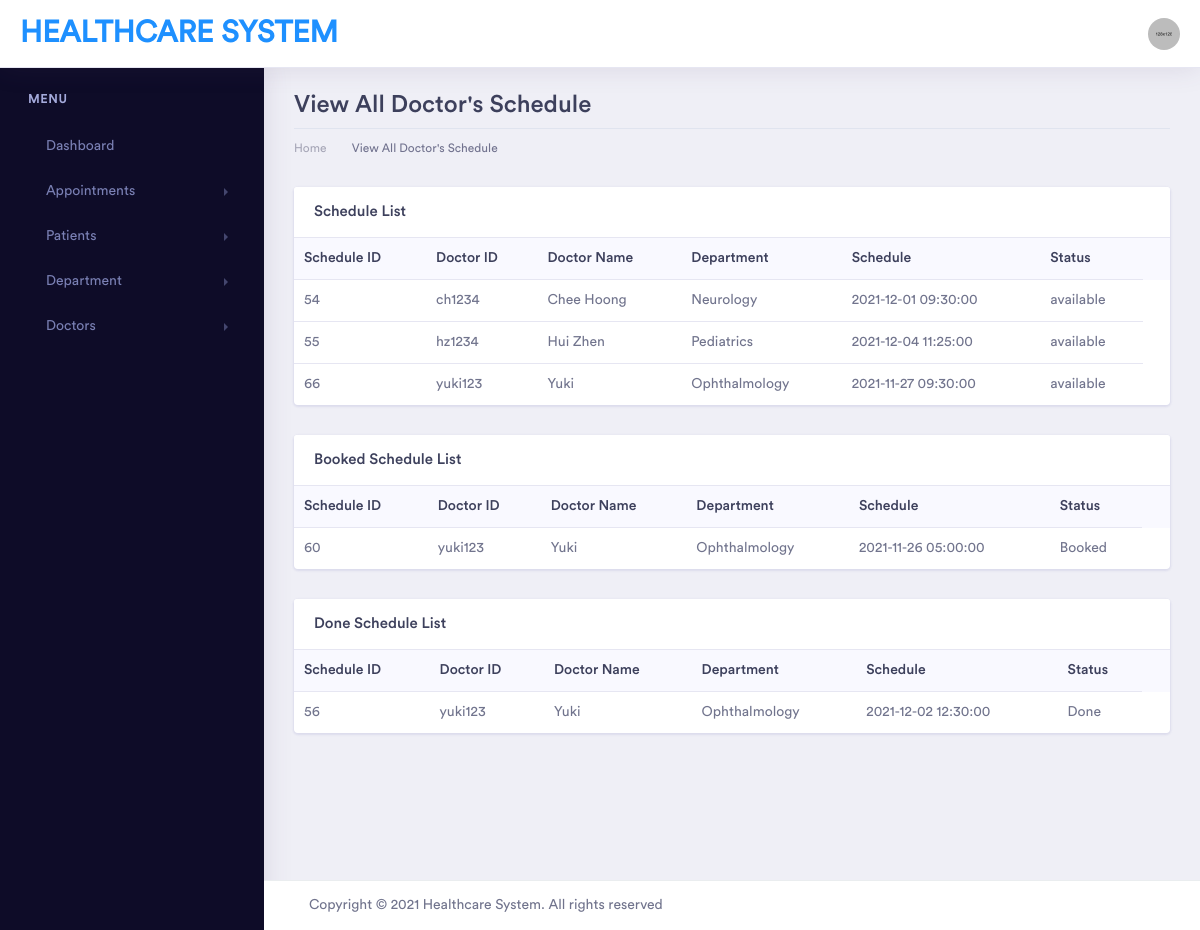
Screenshot of /dashboard/viewDocSched.php (signed in) with the database file from the repository.
### tables this page shows
CREATE TABLE `doc_sched` (
  `sched_id` int(11) NOT NULL,
  `doc_id` varchar(20) NOT NULL,
  `doc_dept` varchar(30) NOT NULL,
  `sched_datetime` datetime NOT NULL,
  `sched_status` text NOT NULL
);

CREATE TABLE `doctors` (
  `docFname` varchar(20) NOT NULL,
  `docLname` varchar(20) NOT NULL,
  `docID` varchar(10) NOT NULL,
  `docEmail` varchar(50) NOT NULL,
  `docPhone` varchar(15) NOT NULL,
  `docDepartment` varchar(25) NOT NULL,
  `docGender` varchar(10) NOT NULL,
  `docPw` varchar(20) NOT NULL
);

### dashboard/viewDocSched.php (the view, shortened to what this page needs)
<!doctype html>
<html lang="en">
<head>
    <link rel="stylesheet" href="./assets/vendor/bootstrap/css/bootstrap.min.css">
    <link href="./assets/vendor/fonts/circular-std/style.css" rel="stylesheet">
    <link rel="stylesheet" href="./assets/libs/css/style.css">
    <link rel="stylesheet" href="./assets/vendor/fonts/fontawesome/css/fontawesome-all.css">
    <link rel="stylesheet" href="./assets/vendor/charts/chartist-bundle/chartist.css">
    <link rel="stylesheet" href="./assets/vendor/charts/morris-bundle/morris.css">
    <link rel="stylesheet" href="./assets/vendor/fonts/material-design-iconic-font/css/materialdesignicons.min.css">
    <link rel="stylesheet" href="./assets/vendor/charts/c3charts/c3.css">
    <link rel="stylesheet" href="./assets/vendor/fonts/flag-icon-css/flag-icon.min.css">
</head>
<body>
    <div class="dashboard-main-wrapper">
        <div class="dashboard-header">
            <nav class="navbar navbar-expand-lg bg-white fixed-top">
                <a class="navbar-brand" href="index.php" style="color:dodgerblue">Healthcare System</a>
                <div class="collapse navbar-collapse " id="navbarSupportedContent">
                    <ul class="navbar-nav ml-auto navbar-right-top">
                        <li class="nav-item dropdown nav-user">
                            <a class="nav-link nav-user-img" href="#" id="navbarDropdownMenuLink2" data-toggle="dropdown" aria-haspopup="true" aria-expanded="false"><img src="assets/images/avatar-1.jpg" alt="" class="user-avatar-md rounded-circle"></a>
                        </li>
                    </ul>
                </div>
            </nav>
        </div>
        <?php include("includes/sidebar.php") ?>
        <div class="dashboard-wrapper">
            <div class="dashboard-ecommerce">
                <div class="container-fluid dashboard-content ">
					<div class="row">
                        <div class="col-xl-12 col-lg-12 col-md-12 col-sm-12 col-12">
                            <div class="page-header">
                                <h2 class="pageheader-title">View All Doctor's Schedule</h2>
								<div class="page-breadcrumb">
                                    <nav aria-label="breadcrumb">
                                        <ol class="breadcrumb">
                                            <li class="breadcrumb-item"><a href="index.php" class="breadcrumb-link">Home</a></li>
                                            <li class="breadcrumb-item active" aria-current="page">View All Doctor's Schedule</li>
                                        </ol>
                                    </nav>
                                </div>
                            </div>
                        </div>
                    </div>
                    <div class="ecommerce-widget">
						<div class="row">
                            <div class="col-xl-12 col-lg-12 col-md-12 col-sm-12 col-12">
                                <div class="card">
                                    <h5 class="card-header">Schedule List</h5>
                                    <div class="card-body p-0">
                                        <div class="table-responsive">
                                            <?php
                                                $conn = new mysqli ('localhost', 'root','','health_appointment');
                                                $query = "SELECT doc_sched.sched_id, doc_sched.doc_id, doctors.docFname, doc_sched.doc_dept, doc_sched.sched_datetime, doc_sched.sched_status
                                                            FROM doc_sched INNER JOIN doctors ON doc_sched.doc_id = doctors.docID AND DATE(doc_sched.sched_datetime) >= CURDATE() AND doc_sched.sched_status = 'available'";
                                                $result = mysqli_query($conn,$query);
                                            ?>
                                            <table class="table" id="docinfo">
                                                <thead class="bg-light">
                                                    <tr class="border-0">
                                                        <th class="border-0">Schedule ID</th>
                                                        <th class="border-0">Doctor ID</th>
                                                        <th class="border-0">Doctor Name</th>
                                                        <th class="border-0">Department</th>
                                                        <th class="border-0">Schedule</th>
                                                        <th class="border-0">Status</th>
                                                        <th class="border-0"></th>
                                                    </tr>
                                                </thead>
                                                <tbody id="doclist">
                                                    <?php
                                                        if(mysqli_num_rows($result) > 0 ){
                                                            while($row = mysqli_fetch_array($result) ){
                                                    ?>
                                                                <tr>
                                                                    <td><?php echo $row['sched_id']; ?></td>
                                                                    <td><?php echo $row['doc_id']; ?></td>
                                                                    <td><?php echo $row['docFname']; ?></td>
                                                                    <td><?php echo $row['doc_dept']; ?></td>
                                                                    <td><?php echo $row['sched_datetime']; ?></td>
                                                                    <td><?php echo $row['sched_status']; ?></td>
                                                                </tr>
                                                    <?php
                                                            }
                                                        }
                                                        else{
                                                            echo "<td> No record found </td>";
                                                        }
                                                    ?>
                                                </tbody>
                                            </table>
                                        </div>
                                    </div>
                                </div>
                            </div>
                        </div>
                        <div class="row">
                            <div class="col-xl-12 col-lg-12 col-md-12 col-sm-12 col-12">
                                <div class="card">
                                    <h5 class="card-header"> Booked Schedule List</h5>
                                    <div class="card-body p-0">
                                        <div class="table-responsive">
                                            <?php
                                                $conn = new mysqli ('localhost', 'root','','health_appointment');
                                                $query = "SELECT doc_sched.sched_id, doc_sched.doc_id, doctors.docFname, doc_sched.doc_dept, doc_sched.sched_datetime, doc_sched.sched_status
                                                            FROM doc_sched INNER JOIN doctors ON doc_sched.doc_id = doctors.docID AND DATE(doc_sched.sched_datetime) >= CURDATE() AND doc_sched.sched_status = 'Booked'";
                                                $result = mysqli_query($conn,$query);
                                            ?>
                                            <table class="table" id="docinfo">
                                                <thead class="bg-light">
                                                    <tr class="border-0">
                                                        <th class="border-0">Schedule ID</th>
                                                        <th class="border-0">Doctor ID</th>
                                                        <th class="border-0">Doctor Name</th>
                                                        <th class="border-0">Department</th>
                                                        <th class="border-0">Schedule</th>
                                                        <th class="border-0">Status</th>
                                                        <th class="border-0"></th>
                                                    </tr>
                                                </thead>
                                                <tbody id="doclist">
                                                    <?php
                                                        if(mysqli_num_rows($result) > 0 ){
                                                            while($row = mysqli_fetch_array($result) ){
                                                    ?>
                                                                <tr>
                                                                    <td><?php echo $row['sched_id']; ?></td>
                                                                    <td><?php echo $row['doc_id']; ?></td>
                                                                    <td><?php echo $row['docFname']; ?></td>
                                                                    <td><?php echo $row['doc_dept']; ?></td>
                                                                    <td><?php echo $row['sched_datetime']; ?></td>
                                                                    <td><?php echo $row['sched_status']; ?></td>
                                                                </tr>
                                                    <?php
                                                            }
                                                        }
                                                        else{
                                                            echo "<td> No record found </td>";
                                                        }
                                                    ?>
                                                </tbody>
                                            </table>
                                        </div>
                                    </div>
                                </div>
                            </div>
                        </div>
                        <div class="row">
                            <div class="col-xl-12 col-lg-12 col-md-12 col-sm-12 col-12">
                                <div class="card">
                                    <h5 class="card-header">Done Schedule List</h5>
                                    <div class="card-body p-0">
                                        <div class="table-responsive">
                                            <?php
                                                $conn = new mysqli ('localhost', 'root','','health_appointment');
                                                $query = "SELECT doc_sched.sched_id, doc_sched.doc_id, doctors.docFname, doc_sched.doc_dept, doc_sched.sched_datetime, doc_sched.sched_status
                                                            FROM doc_sched INNER JOIN doctors ON doc_sched.doc_id = doctors.docID AND DATE(doc_sched.sched_datetime) >= CURDATE() AND doc_sched.sched_status = 'Done'";
                                                $result = mysqli_query($conn,$query);
                                            ?>
                                            <table class="table" id="docinfo">
                                                <thead class="bg-light">
                                                    <tr class="border-0">
                                                        <th class="border-0">Schedule ID</th>
                                                        <th class="border-0">Doctor ID</th>
                                                        <th class="border-0">Doctor Name</th>
                                                        <th class="border-0">Department</th>
                                                        <th class="border-0">Schedule</th>
                                                        <th class="border-0">Status</th>
                                                        <th class="border-0"></th>
                                                    </tr>
                                                </thead>
                                                <tbody id="doclist">
                                                    <?php
                                                        if(mysqli_num_rows($result) > 0 ){
                                                            while($row = mysqli_fetch_array($result) ){
                                                    ?>
                                                                <tr>
                                                                    <td><?php echo $row['sched_id']; ?></td>
                                                                    <td><?php echo $row['doc_id']; ?></td>
                                                                    <td><?php echo $row['docFname']; ?></td>
                                                                    <td><?php echo $row['doc_dept']; ?></td>
                                                                    <td><?php echo $row['sched_datetime']; ?></td>
                                                                    <td><?php echo $row['sched_status']; ?></td>
                                                                </tr>
                                                    <?php
                                                            }
                                                        }
                                                        else{
                                                            echo "<td> No record found </td>";
                                                        }
                                                    ?>
                                                </tbody>
                                            </table>
                                        </div>
                                    </div>
                                </div>
                            </div>
                        </div>
                </div>
            </div>
            <?php include("includes/footer.php") ?>

### rows the page displays
doc_sched: sched_id "54", doc "ch1234", doc.docFname "Chee Hoong", doc_dept "Neurology", sched_datetime "2021-12-01 09:30:00", sched_status "available"
doc_sched: sched_id "55", doc "hz1234", doc.docFname "Hui Zhen", doc_dept "Pediatrics", sched_datetime "2021-12-04 11:25:00", sched_status "available"
doc_sched: sched_id "66", doc "yuki123", doc.docFname "Yuki", doc_dept "Ophthalmology", sched_datetime "2021-11-27 09:30:00", sched_status "available"
doc_sched: sched_id "60", doc "yuki123", doc.docFname "Yuki", doc_dept "Ophthalmology", sched_datetime "2021-11-26 05:00:00", sched_status "Booked"
doc_sched: sched_id "56", doc "yuki123", doc.docFname "Yuki", doc_dept "Ophthalmology", sched_datetime "2021-12-02 12:30:00", sched_status "Done"
